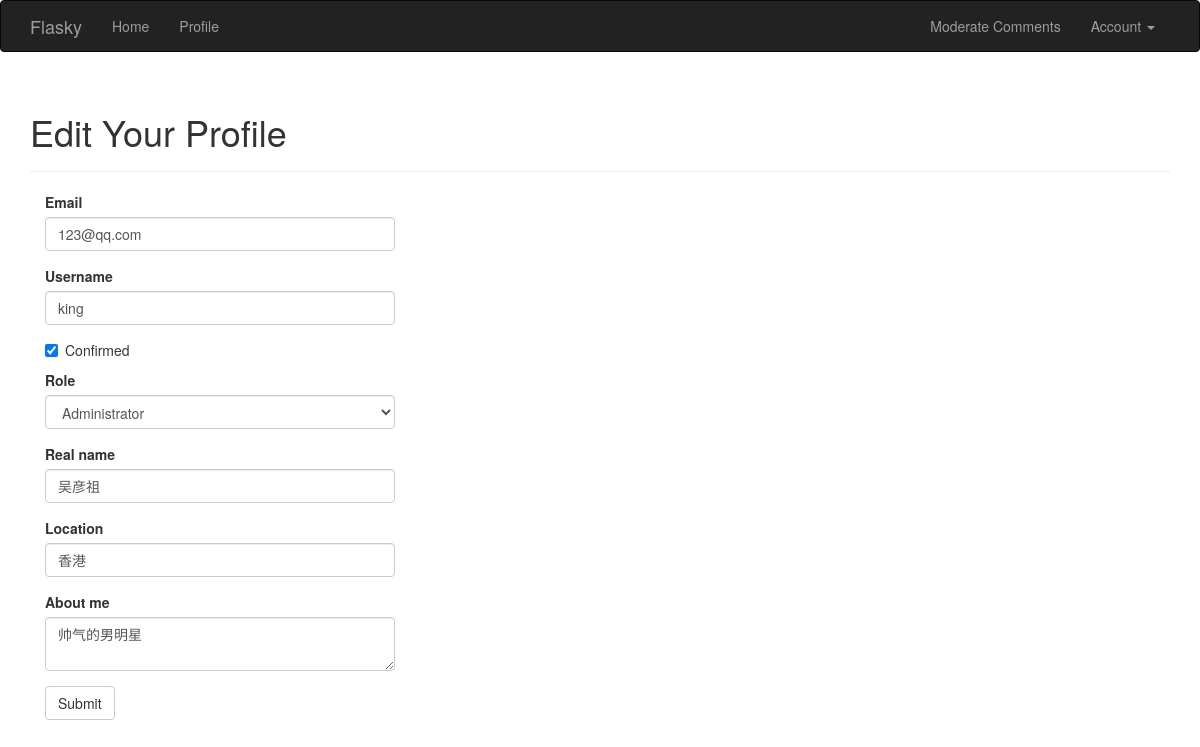
The page /edit-profile/2 (signed in) on the database its author committed.
### app/models.py (models this page shows, shortened)
class User(UserMixin, db.Model):
    __tablename__ = 'users'
    id = db.Column(db.Integer, primary_key=True)
    email = db.Column(db.String(64), unique=True, index=True)
    username = db.Column(db.String(64), unique=True, index=True)
    role_id = db.Column(db.Integer, db.ForeignKey('roles.id'))
    password_hash = db.Column(db.String(128))
    confirmed = db.Column(db.Boolean, default=False)
    name = db.Column(db.String(64))
    location = db.Column(db.String(64))
    about_me = db.Column(db.Text())
    member_since = db.Column(db.DateTime(), default=datetime.utcnow)
    last_seen = db.Column(db.DateTime(), default=datetime.utcnow)
    avatar_hash = db.Column(db.String(32))
    posts = db.relationship('Post', backref='author', lazy='dynamic')
    followed = db.relationship('Follow',
                               foreign_keys=[Follow.follower_id],
                               backref=db.backref('follower', lazy='joined'),
                               lazy='dynamic',
                               cascade='all, delete-orphan')
    followers = db.relationship('Follow',
                                foreign_keys=[Follow.followed_id],
                                backref=db.backref('followed', lazy='joined'),
                                lazy='dynamic',
                                cascade='all, delete-orphan')
    comments = db.relationship('Comment',backref = 'author',lazy ='dynamic')
    @property
    def password(self):
        raise AttributeError('password is not a readable attribute')
    def can(self, perm):
        return self.role is not None and self.role.has_permission(perm)

### app/main/views.py (the view, shortened to what this page needs)
@main.route('/edit-profile/<int:id>', methods=['GET', 'POST'])
@login_required
@admin_required
def edit_profile_admin(id):
    user = User.query.get_or_404(id)
    form = EditProfileAdminForm(user=user)
    form.email.data = user.email
    form.username.data = user.username
    form.confirmed.data = user.confirmed
    form.role.data = user.role_id
    form.name.data = user.name
    form.location.data = user.location
    form.about_me.data = user.about_me
    return render_template('edit_profile.html', form=form, user=user)

### app/main/forms.py (shortened to what this page needs)
class EditProfileAdminForm(FlaskForm):
    email = StringField('Email', validators=[DataRequired(), Length(1, 64),
                                             Email()])
    username = StringField('Username', validators=[
        DataRequired(), Length(1, 64),
        Regexp('^[A-Za-z][A-Za-z0-9_.]*$', 0,
               'Usernames must have only letters, numbers, dots or '
               'underscores')])
    confirmed = BooleanField('Confirmed')
    role = SelectField('Role', coerce=int)
    name = StringField('Real name', validators=[Length(0, 64)])
    location = StringField('Location', validators=[Length(0, 64)])
    about_me = TextAreaField('About me')
    submit = SubmitField('Submit')
    def __init__(self, user, *args, **kwargs):
        super(EditProfileAdminForm, self).__init__(*args, **kwargs)
        self.role.choices = [(role.id, role.name)
                             for role in Role.query.order_by(Role.name).all()]
        self.user = user

### app/main/__init__.py (called while the page is built)
@main.app_context_processor
def inject_permissions():
    return dict(Permission=Permission)

### app/models.py (called while the page is built)
@login_manager.user_loader
def load_user(user_id):
    return User.query.get(int(user_id))

    def has_permission(self, perm):
        return self.permissions & perm == perm

### app/templates/edit_profile.html (shortened to what this page needs)
{% extends "base.html" %}
{% import "bootstrap/wtf.html" as wtf %}
{% block page_content %}
<div class="page-header">
    <h1>Edit Your Profile</h1>
</div>
<div class="col-md-4">
    {{ wtf.quick_form(form) }}
</div>
{% endblock %}

### rows shown on the page
User: email "123@qq.com", username "king", confirmed "☑", role "Administrator", name "吴彦祖", location "香港", about_me "帅气的男明星"
